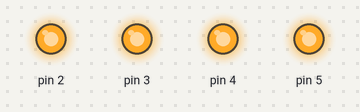
A sketch run on a simulated Arduino Uno, built with avr-gcc and run on an emulated ATmega328P. Parts: output pins drawn as LEDs (lit = HIGH). What the sketch prints to the serial monitor is not drawn.

Above: at 0.04 s.
At 2.83 s:
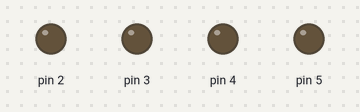
Timing chart, 0 to 3.1 s (numbered marks = the images above):
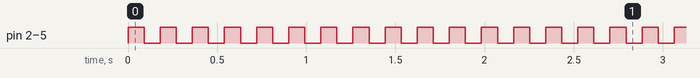

The sketch:

sketch_dec11a_basicAllLed.ino
```cpp
#include <Arduino_FreeRTOS.h>

void vGorev1(void *pvParameters);
void vGorev2(void *pvParameters);
void vGorev3(void *pvParameters);
void vGorev4(void *pvParameters);
bool durum = false;
void setup()
{
  // put your setup code here, to run once:
  pinMode(2, OUTPUT);
  pinMode(3, OUTPUT);
  pinMode(4, OUTPUT);
  pinMode(5, OUTPUT);

  xTaskCreate(vGorev1,
              "Gorev 1",
              100,
              NULL,
              1,
              NULL);
  xTaskCreate(vGorev2,
              "Gorev 2",
              100,
              NULL,
              1,
              NULL);
  xTaskCreate(vGorev3,
              "Gorev 3",
              100,
              NULL,
              1,
              NULL);
  xTaskCreate(vGorev4,
              "Gorev 4",
              100,
              NULL,
              1,
              NULL);
  Serial.begin(9600);
}

void loop()
{
  // put your main code here, to run repeatedly:
}

void vGorev1(void *pvParameters)
{

  (void)pvParameters;
  for (;;)
  {
    digitalWrite(2, HIGH);

    Serial.println("Görev1");
    vTaskDelay(100 / portTICK_PERIOD_MS);

    digitalWrite(2, LOW);
    vTaskDelay(100 / portTICK_PERIOD_MS);
  }
}

void vGorev2(void *pvParameters)
{

  (void)pvParameters;
  for (;;)
  {
    digitalWrite(3, HIGH);

    Serial.println("Görev2");
    vTaskDelay(100 / portTICK_PERIOD_MS);

    digitalWrite(3, LOW);
    vTaskDelay(100 / portTICK_PERIOD_MS);
  }
}

void vGorev3(void *pvParameters)
{

  Serial.begin(9600);
  (void)pvParameters;
  for (;;)
  {
    digitalWrite(4, HIGH);

    Serial.println("Görev3");
    vTaskDelay(100 / portTICK_PERIOD_MS);

    digitalWrite(4, LOW);
    vTaskDelay(100 / portTICK_PERIOD_MS);
  }
}

void vGorev4(void *pvParameters)
{

  Serial.begin(9600);
  (void)pvParameters;
  for (;;)
  {
    digitalWrite(5, HIGH);

    Serial.println("Görev4");
    vTaskDelay(100 / portTICK_PERIOD_MS);

    digitalWrite(5, LOW);
    vTaskDelay(100 / portTICK_PERIOD_MS);
  }
}
```

Measured:
- by itself, pin 2, pin 4, pin 5: alternates HIGH for 0.09 s and LOW for 0.09 s
- by itself, pin 3: goes 589 × (HIGH 0.09 s, LOW 0.09 s), HIGH 0.09 s, LOW 0.18 s, 130 × (HIGH 0.09 s, LOW 0.09 s), then HIGH
